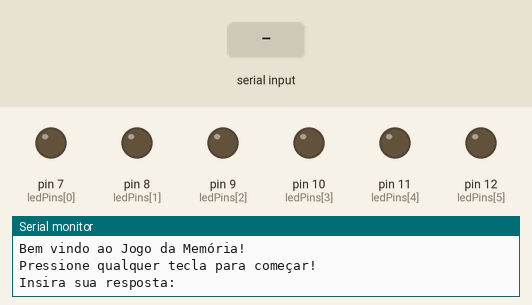
This sketch was run on a simulated Arduino Uno, built with avr-gcc and run on an emulated ATmega328P. Parts: output pins drawn as LEDs (lit = HIGH), the last lines printed to the serial monitor. The inputs (shaded band) are chosen by the test bench. Random numbers use the default seed unless the sketch sets one.

Above: at 4.2 s.
4.3 s: "1" received over Serial
At 7.5 s:
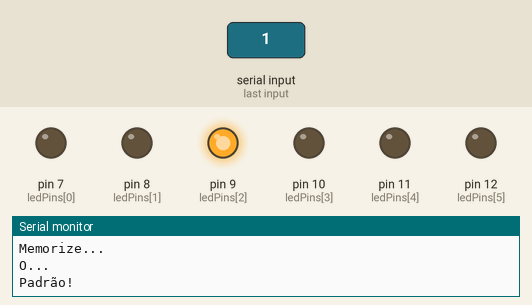
At 8.5 s:
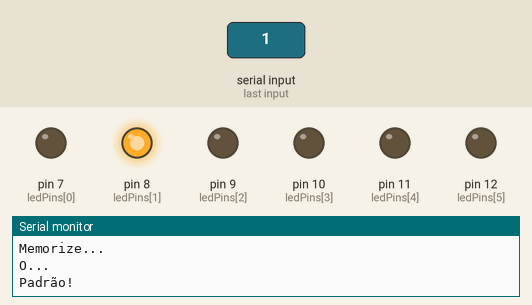
10.1 s: "0" received over Serial
At 11.27 s:
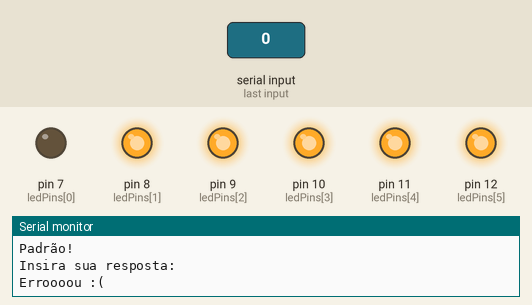
19.1 s: "2" received over Serial
Timing chart, 0 to 26.7 s (numbered marks = the images above; inputs shaded):
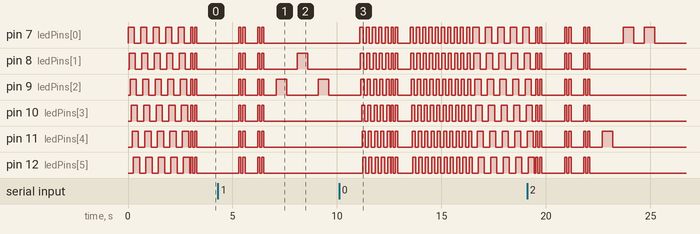

The sketch:

jogomemoria.ino
```cpp
/*

JOGO DA MEMORIA - COM ARDUINO E SERIAL

*/

int ledPins[] = {7,8,9,10,11,12};     // Array contendo os pinos dos leds
int numLeds = 6;                      // Quantos leds estão conectados, determina quantos leds são usados no jogo
int gameState = 0;                    // Estado atual do jogo
int lvl = 1;                          // Nível atual do jogo, sendo 0 - Início, 1 - Rodada e 2 - Game Over

void setup() {
	Serial.begin(9600);               // Inicia o serial
	for(int i = 0; i < numLeds; i++){ // Para cada led, configura o pino para output
	  pinMode(ledPins[i], OUTPUT);
  }
  randomSeed(analogRead(0));        // Inicia o estado atual do gerador de números aleatórios
}

void loop() {
  switch (gameState) {    // Gerencia o estado atual do jogo
		case 0: {
      /*
        Nesse estado, acontece os eventos:
          - Mostra a mensagem de boas vindas no serial;
          - Animação dos leds ciclo 5x;
          - Pisca os leds 2x;
          - Espera o input inicial do jogador atual;
          - Muda o estado do jogo para 1 - Rodada.
      */
			Serial.println("Bem vindo ao Jogo da Memória!");
			cicleLeds(5, 50);
			blinkLeds(2);
			Serial.println("Pressione qualquer tecla para começar!");
			readSerial();
			Serial.println("");
			gameState = 1;
			break;
		}
		case 1: {
      /*
        Nesse estado, acontece os eventos:
          - Mostra o nível atual;
          - Contagem antes de começar a rodada, mostrando sequencialmente as mensagems e piscando os leds;
          - Gera a sequência dos leds e pisca os leds correspondentes;
          - Depois de acabar de mostrar a sequência, espera a resposta do usuário;
          - Caso a resposta seja igual á sequência gerada:
            - Adiciona um ao nível atual;
            - Mostra a mensagem que o jogador acertou;
            - Animação dos leds ciclo 5x;
            - Pisca os leds 2x.
          - Caso a resposta não seja igual á sequência gerada:
            - Mostra a mensagem que o jogador errou;
            - Animação dos leds ciclo 5x, rápido;
            - Pisca os leds 2x;
            - Muda o estado do jogo para 2 - Game Over.
      */
			Serial.print("Nível ");
			Serial.println(lvl);
			Serial.println("Memorize...");
			blinkLeds(2);
			delay(500);
			Serial.println("O...");
			blinkLeds(2);
			delay(500);
			Serial.println("Padrão!");
			Serial.println("");
			String sequence = generateSequence(lvl * 2 + 1);
			String aswner = readSerial();
			//Serial.println(String("Desired: ") + sequence + String(" Received: ") + aswner);
			Serial.println("");
			if (aswner == sequence) {
				lvl++;
				Serial.println("Correto!");
				Serial.println("");
				cicleLeds(5, 50);
				blinkLeds(2);
				delay(500);
			} else {
				Serial.println("Erroooou :(");
				Serial.println("");
				cicleLeds(5, 25);
				blinkLeds(2);
				delay(500);
				gameState = 2;
			}
			break;
		}
		case 2: {
      /*
        Nesse estado, acontece os eventos:
          - Mostra a mensagem de Game Over;
          - Mostra quantas vezes o jogador acertou;
          - Animação dos leds ciclo 10x, rápido;
          - Muda o estado do jogo para 0 - Início
      */
			Serial.println("Game over");
			Serial.print("Você acertou ");
			Serial.print(lvl - 1);
			Serial.println(" Vezes!");
			Serial.println("");
			cicleLeds(10, 25);
			gameState = 0;
		}
	}
}

// Ciclo entre os leds, com delay entre cada digitalWrite
void cicleLeds(int times, int perLedDelay) {
	for (int j = 0; j < times; j++) {     // Repete n vezes
		for (int i = 0; i < numLeds; i++) { // Para cada led
			digitalWrite(ledPins[i], HIGH);   // Acende o led
		  delay(perLedDelay);               // Espera o delay específicado
		}
		for (int i = 0; i < numLeds; i++) { // Para cada led
			digitalWrite(ledPins[i], LOW);    // Apaga o led
		  delay(perLedDelay);               // Espera o delay específicado
		}
	}
}

// Pisca todos os leds de uma vez, sem delay entre cada digitalWrite
void blinkLeds(int times){
	for (int j = 0; j < times; j++) {     // Repete n vezes
		for (int i = 0; i < numLeds; i++) { // Para cada led
			digitalWrite(ledPins[i], HIGH);   // Acende o led
		}
		delay(100);                         // Espera 0,1 segundos
		for (int i = 0; i < numLeds; i++) { // Para cada led
			digitalWrite(ledPins[i], LOW);    // Apaga o led
		}
		delay(100);                         // Espera 0,1 segundos
	}
}

// Gera uma sequência de determinado tamanho
String generateSequence(int size) {
	String sequenceStr = "";                  // Sequência gerada

	for (int i = 0; i < size; i++) {          // Para o tamanho específicado
		int number = random(numLeds);           // Gera um número entre 0 - (Número de leds - 1) (o número máximo é descartado).
    sequenceStr += (number + 1);            // Adiciona o número para a sequência

		digitalWrite(ledPins[number], HIGH);    // Acende o respectivo led
    delay(500);                             // Espera meio segundo
    digitalWrite(ledPins[number], LOW);     // Apaga o respectivo led
    delay(500);                             // Espera meio segundo
	}

	return sequenceStr;
}

// Lê a porta serial
String readSerial(){
  Serial.println("Insira sua resposta: ");

  // Aguardar a resposta do usuario
  while (Serial.available() == 0)
  {}

  // Retorna o valor introduzido pelo utilizador no Serial Monitor
  if (Serial.available())
  {
    return Serial.readString();
  }
}
```

Measured:
- after the input at 4.3 s, pin 7 (ledPins[0]): LOW → HIGH after 1.0 s, → LOW 0.10 s later, → HIGH 0.10 s later, → LOW 0.10 s later, … (8 changes in this stretch); pin 8 (ledPins[1]): LOW → HIGH after 1.0 s, → LOW 0.10 s later, → HIGH 0.10 s later, → LOW 0.10 s later, … (10 changes in this stretch)
- after the input at 10.1 s, pin 7 (ledPins[0]), pin 8 (ledPins[1]): LOW → HIGH after 1.0 s, → LOW 0.15 s later, → HIGH 0.15 s later, → LOW 0.15 s later, … (43 changes in this stretch)
